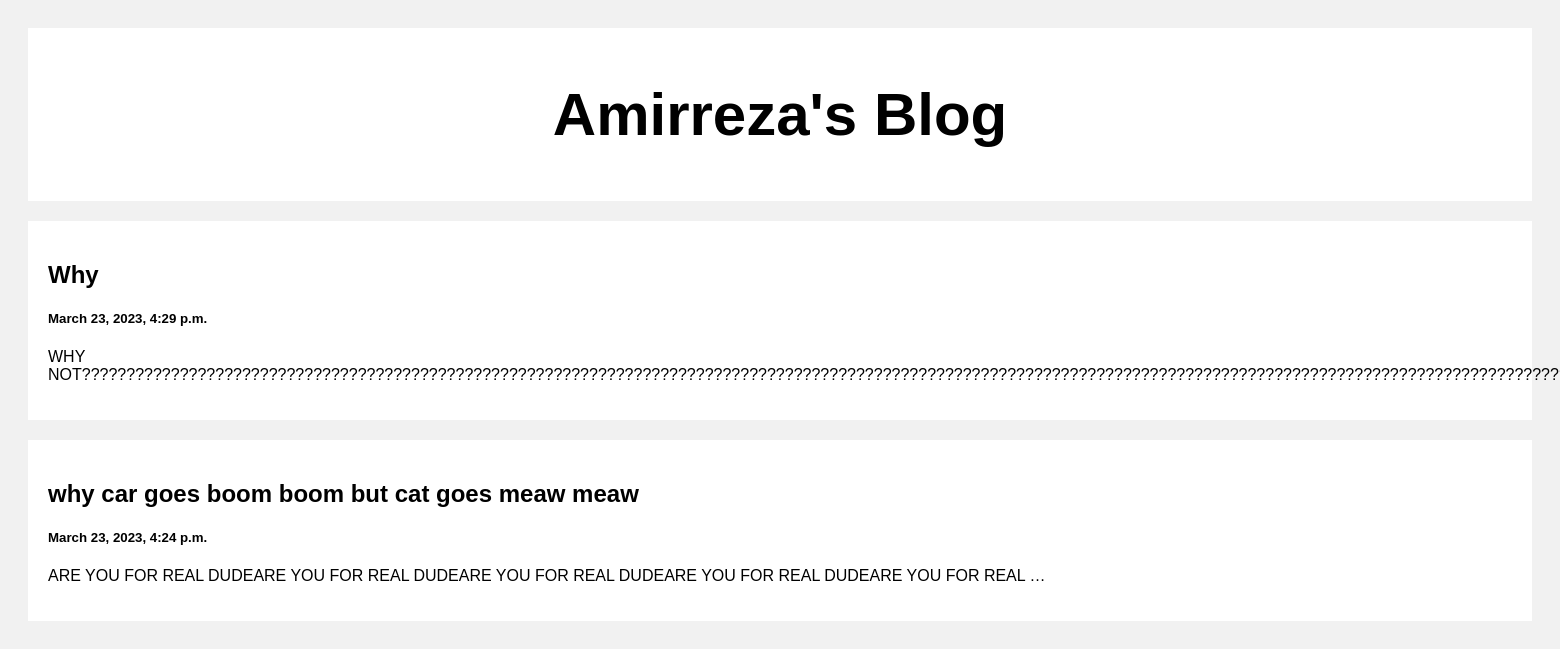
The page / on the database its author committed.
### posts/models.py (models this page shows)
class Post(models.Model):
    title = models.CharField(max_length=50)
    body = models.CharField(max_length=1000000)
    created_at = models.DateTimeField(default=datetime.now, blank=True)

### posts/views.py (the view)
# urls.py: path('', views.index, name='index'),
def index(request):
    posts = Post.objects.all()
    return render(request, 'index.html', {'posts': posts})

### templates/index.html (shortened to what this page needs)
<!DOCTYPE html>
<html>
<head>
</head>
<body>
<div class="header">
	<h2>Amirreza's Blog</h2>
</div>
<div class="row">
	<div class="leftcolumn">
		{% for post in posts reversed %}
		<div class="card">
			<a style="text-decoration: none; color: black;" href="/post/{{post.id}}">
				<h2>{{post.title}}</h2>
				<h5>{{post.created_at}}</h5>
				<p>{{post.body|truncatewords:20}}</p>
			</a>
		</div>
		{% endfor %}
	</div>
</div>
</body>
</html>

### templates/index.html (style rules this page uses)
* { box-sizing: border-box; }
body { font-family: Arial; padding: 20px; background: #f1f1f1; }
.header { padding: 2px; font-size: 40px; text-align: center; background: white; }
.leftcolumn { float: left; width: 100%; }
.card { background-color: white; padding: 20px; margin-top: 20px; }
.row:after { content: ""; display: table; clear: both; }

### rows shown on the page
Post: title "Why", created_at "March 23, 2023, 4:29 p.m.", body "WHY…"
Post: title "why car goes boom boom but cat goes meaw meaw", created_at "March 23, 2023, 4:24 p.m.", body "ARE YOU FOR REAL DUDEARE YOU FOR REAL DUDEARE YOU FOR REAL DUDEARE YOU FOR REAL DUDEARE YOU FOR REAL …"
